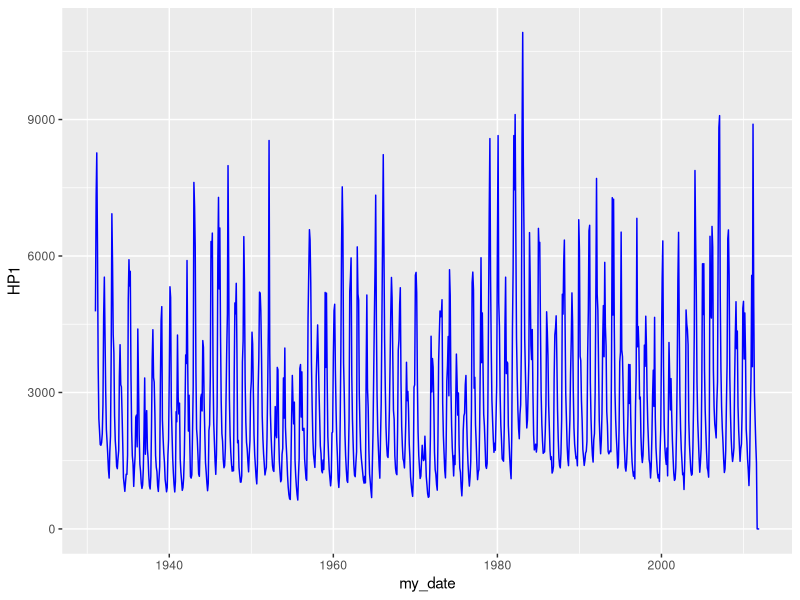
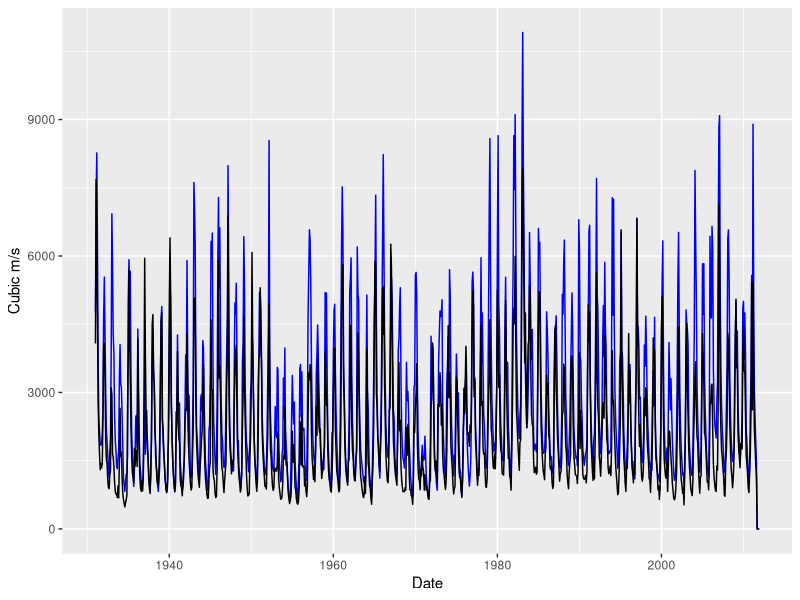
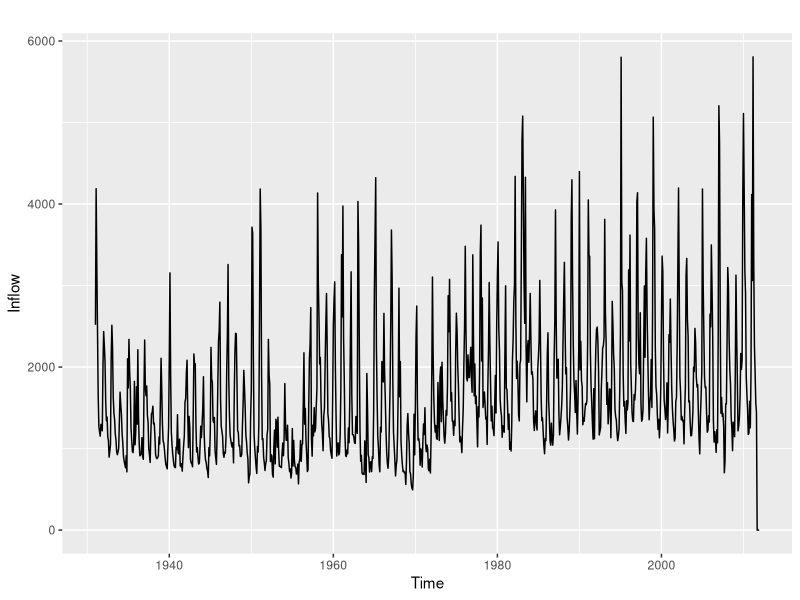
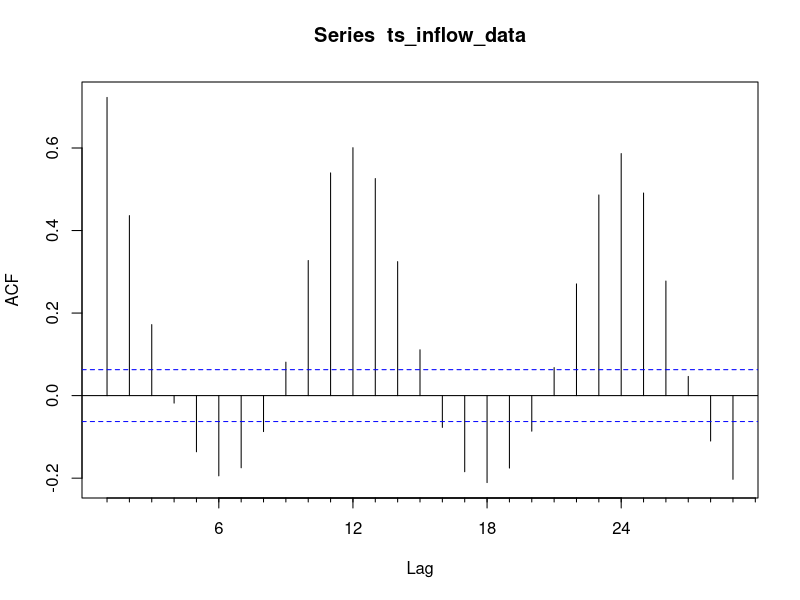
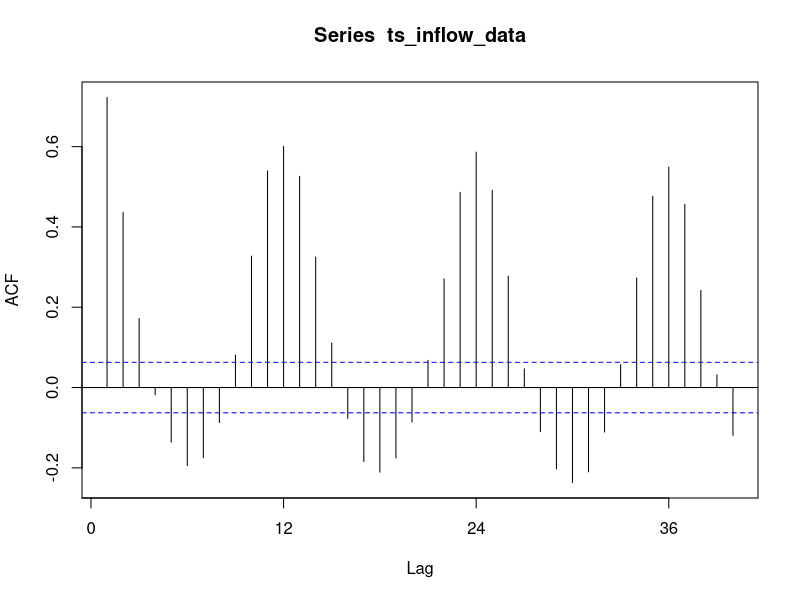
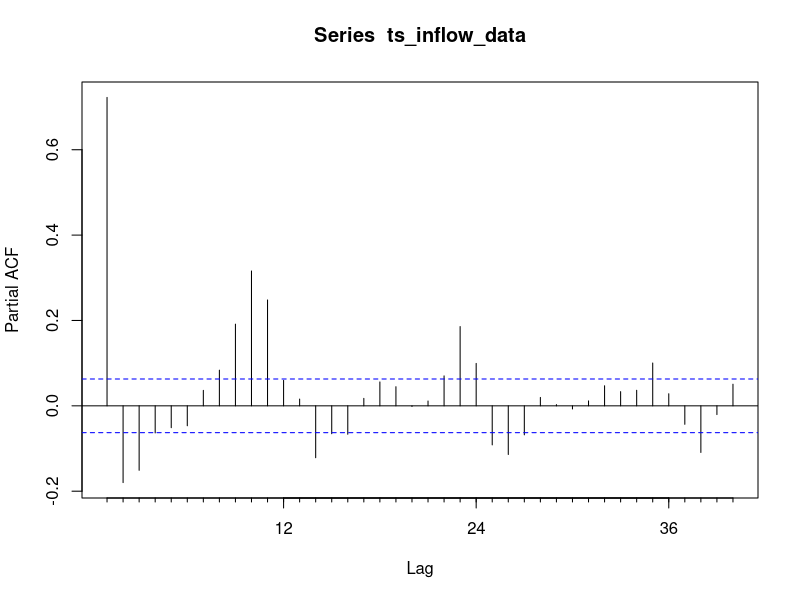

Recreate these plots in R, in order.
## ---- chunk 1
knitr::opts_chunk$set(echo = TRUE) 
## ---- chunk 2
library(lubridate)
library(ggplot2)
library(forecast) #added for Acf and Pacf functions

## ---- chunk 3
#Importing time series data from text file
#I am calling it raw for now because it's data as it is in the file

#Option 1: import using absolute path
#raw_inflow_data <- read.table(file="/Users/lmm89/OneDrive/Duke_University/9_Spring2022/ENV790_TSA/Git_Repo/ENV790_TimeSeriesAnalysis_Sp2022_v2/Data/inflowtimeseries.txt",header=FALSE,skip=0)

#Option 2: import using shortcut "." or ".." or relative path
# the "." will point to the folder set as current directory
# the ".." will point to your parent folder set as current directory

#check which folder is your current directory using function getwd()
getwd()
# my output was "/Users/lmm89/Library/CloudStorage/OneDrive-Personal/Duke_University/11_Spring2023/ENV790_TSA/GitHub/TimeSeriesAnalysis_Sp23" meaning current directory is my project folder, therefore I only need to use "."
# if output was "/Users/lmm89/Library/CloudStorage/OneDrive-Personal/Duke_University/11_Spring2023/ENV790_TSA/GitHub/TimeSeriesAnalysis_Sp23/Lessons" then I would need to use ".."

raw_inflow_data <- read.table(file="./Data/inflowtimeseries.txt",header=FALSE,skip=0)

#If you want specific columns just trim the table
raw_inflow_data <- raw_inflow_data[,1:5] #the space before the comma means you want all rows
                                 #and 1:5 means all columns from 1 to 5
nhydro <- ncol(raw_inflow_data)-2
nobs <- nrow(raw_inflow_data) 

#If your file does not have header like this one you can add column names after creating the data frame
colnames(raw_inflow_data)=c("Month","Year", "HP1", "HP2","HP3")

#Checking data
head(raw_inflow_data)
str(raw_inflow_data)
## ---- chunk 4
#using package lubridate
my_date <- paste(raw_inflow_data[,1],raw_inflow_data[,2],sep="-")
my_date <- my(my_date)  #function my from package lubridate
head(my_date)
#add that to inflow_data 
inflow_data <- cbind(my_date,raw_inflow_data[,3:5]) #cbind stands for column bind
head(inflow_data)

## ---- chunk 5
#using package ggplot2
ggplot(inflow_data,aes(x=my_date,y=HP1))+
  geom_line(color="blue")

#adding two time series to the same plot (y axis - cubic meters / second)
ggplot(inflow_data,aes(x=my_date))+
  geom_line(aes(y=HP1),color="blue")+
  geom_line(aes(y=HP2),color="black")+
  labs(y="Cubic m/s",x="Date")

## ---- chunk 6
ts_inflow_data <- ts(inflow_data[,"HP3"],start=c(1931,1),frequency=12)
# first argument is what you're trying to convert to time series; you can use the column # or column name. So use 2 instead of "HP1"
# first space before comma reffers to # of rows; if you leave it blank it'll give you all the rows
# frequency = number of times observation repeats

ts_inflow_data 

## ---- chunk 7

autoplot(ts_inflow_data) +
  xlab("Time") +
  ylab("Inflow") +
  labs(color="Reservoir")
  
## ---- chunk 8
# Option 1: The function acf() and pacf() is from package "stats"
HP1_acf <- Acf(ts_inflow_data) # output is a plot
# plot shows a periodic pattern, gives you info that a seasonal component is present in the data set
# note that "acf()" with small a starts at 0, "Acf()" with a capital A gives months

HP1_pacf=

#Option 2: Computing ACF and PACF with package "forecast"

#The next line will output a plot since we have plot=TRUE and also store the acf values in the object
HP1_acf=Acf(ts_inflow_data,lag.max=40)

HP1_pacf <- Pacf(ts_inflow_data,lag.max=40) # look at PACF to point out which elements to add to model b/c have strong correlation with value you're trying to estimate; blue lines represent "significant" correlation interval, should add things outside of the blue lines

